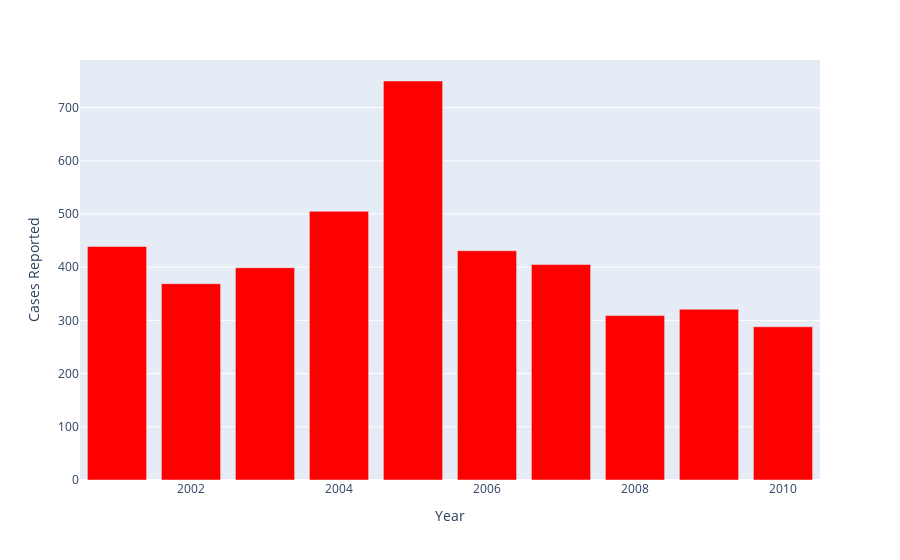

Notebook code cell kept with this figure:
### Markdown cell above
#### **Incest** ravishment (rape) cases reported from **2001** to **2010**

### Code cell
inc_victims = rp_victim[rp_victim['Subgroup'] == 'Victims of Incest Rape']
g = pd.DataFrame(inc_victims.groupby(['Year'])[
    'Rape_Cases_Reported'].sum().reset_index())
g.columns = ['Year', 'Cases Reported']
fig = px.bar(g, x='Year', y='Cases Reported', color_discrete_sequence=['red'])
fig.show()

### Figure 1 — Plotly figure (JSON) as saved in the notebook; plotly's stock layout.template omitted (floating-point values rounded to 4 significant figures)
{"data": [{"alignmentgroup": "True", "hovertemplate": "Year=%{x}<br>Cases Reported=%{y}<extra></extra>", "legendgroup": "", "marker": {"color": "red", "pattern": {"shape": ""}}, "name": "", "offsetgroup": "", "orientation": "v", "showlegend": false, "textposition": "auto", "type": "bar", "x": [2001, 2002, 2003, 2004, 2005, 2006, 2007, 2008, 2009, 2010], "xaxis": "x", "y": [439, 369, 399, 505, 750, 431, 405, 309, 321, 288], "yaxis": "y"}], "layout": {"barmode": "relative", "legend": {"tracegroupgap": 0}, "margin": {"t": 60}, "xaxis": {"anchor": "y", "domain": [0, 1], "title": {"text": "Year"}}, "yaxis": {"anchor": "x", "domain": [0, 1], "title": {"text": "Cases Reported"}}}}
